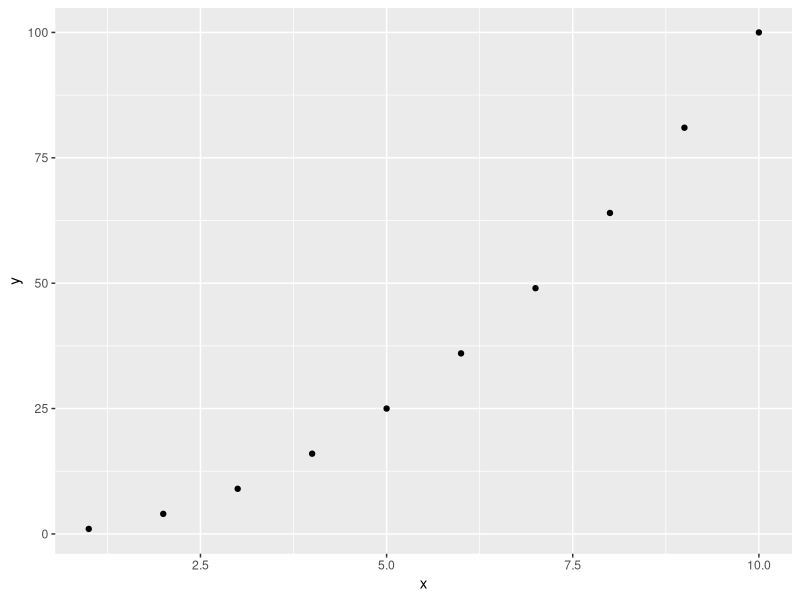
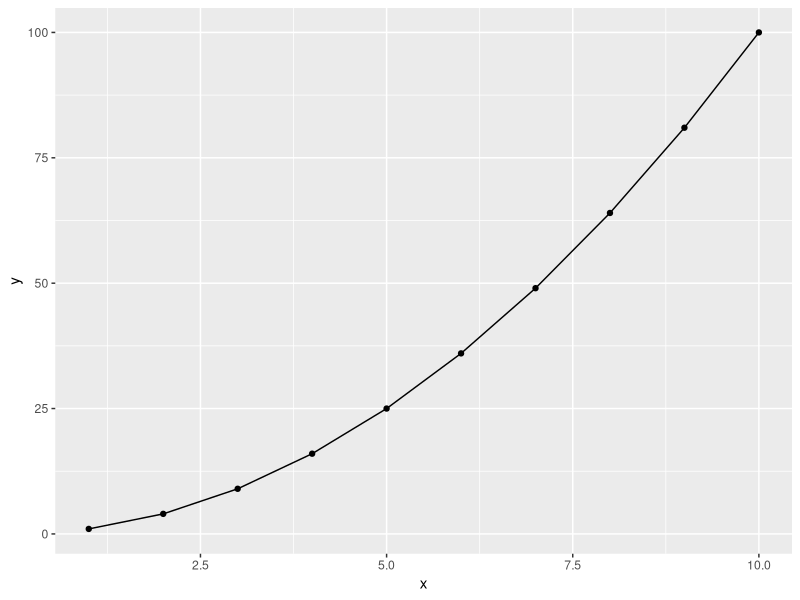
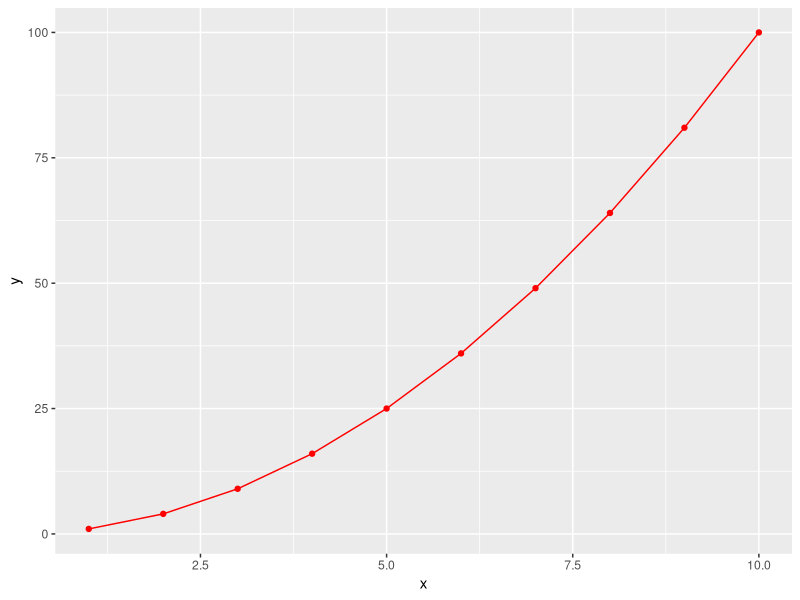
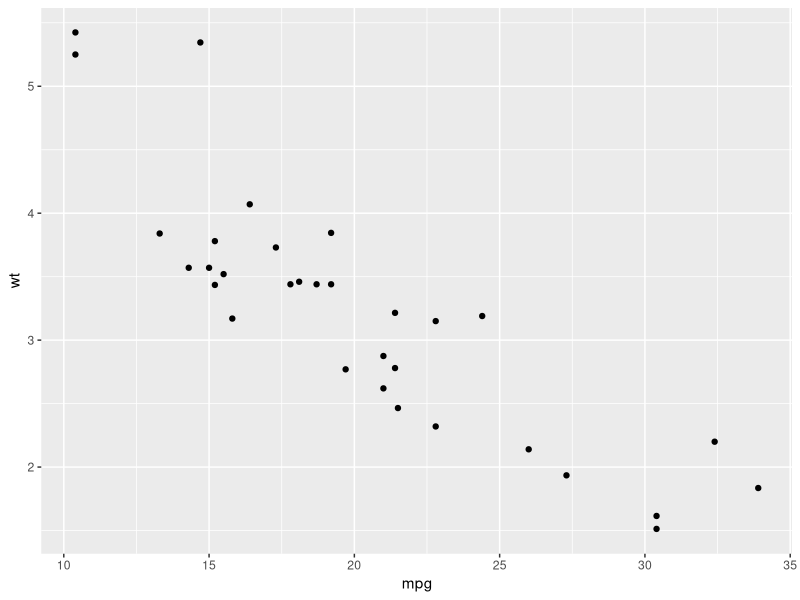
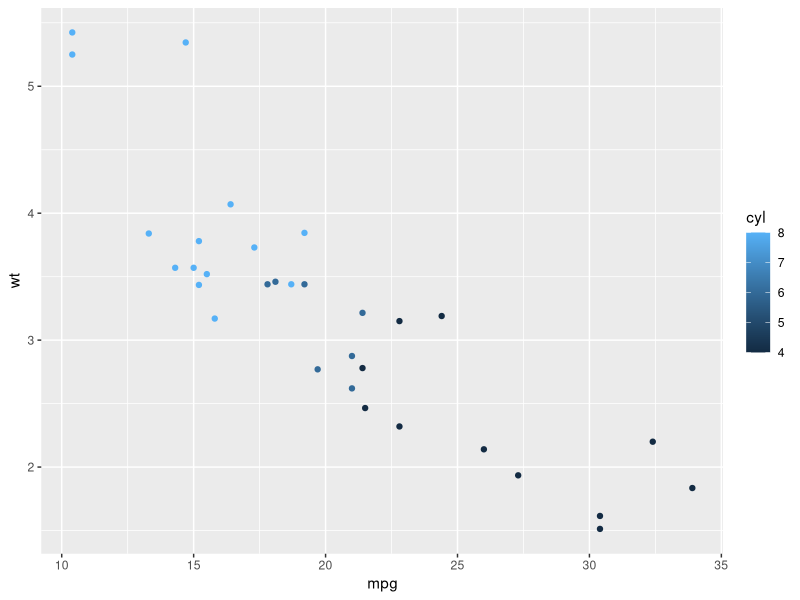
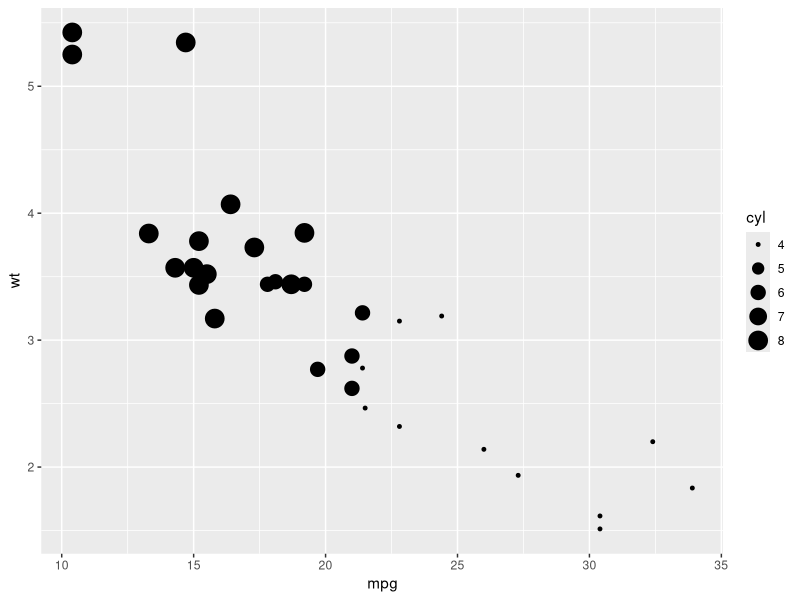
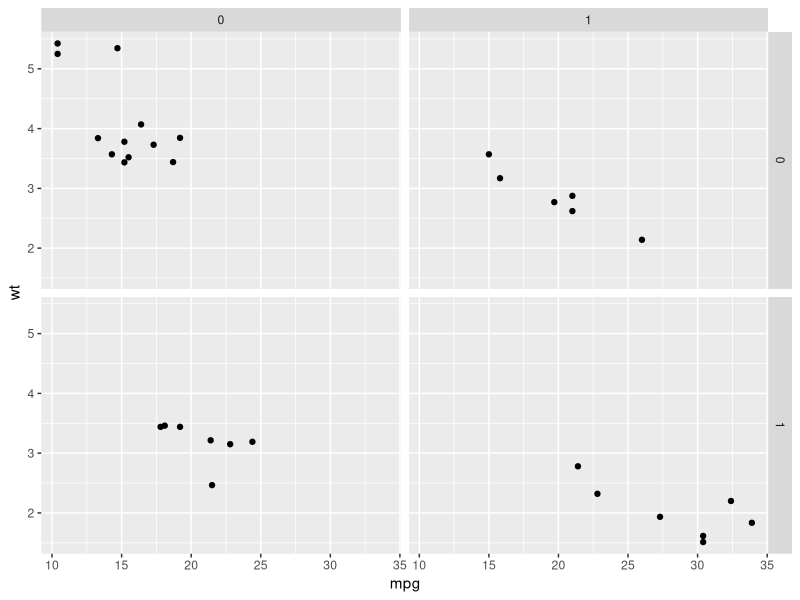
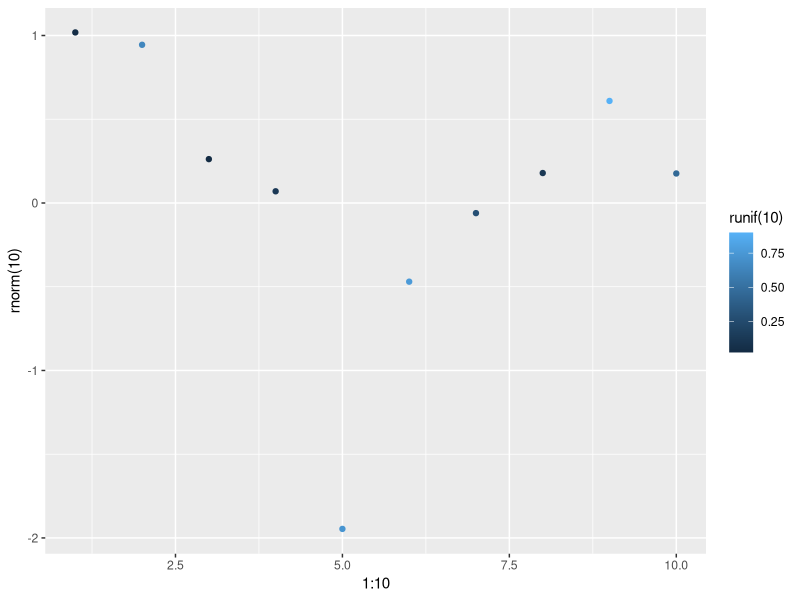

Write the R code that produced these figures, in order.
# scatter plot

x <- 1:10
y <- x^2

library( ggplot2 )

qplot( x, y )
 
qplot( x, y, geom=c("point", "line" ) )

qplot( x, y, geom=c( "point", "line" ), color=I( "Red" ) )

# plot mtcars datasets
# this is the time to 'harvest'
data("mtcars")
str(mtcars)

# Use data from data.frame
qplot(mpg, wt, data = mtcars)
qplot(mpg, wt, data = mtcars, colour = cyl)
qplot(mpg, wt, data = mtcars, size = cyl)
qplot(mpg, wt, data = mtcars, facets = vs ~ am)

qplot(1:10, rnorm(10), colour = runif(10))
qplot(1:10, letters[1:10])
mod <- lm(mpg ~ wt, data = mtcars)
qplot(resid(mod), fitted(mod))

f <- function() {
  a <- 1:10
  b <- a ^ 2
  qplot(a, b)
}
f()

# qplot will attempt to guess what geom you want depending on the input
# both x and y supplied = scatterplot
qplot(mpg, wt, data = mtcars)
# just x supplied = histogram
qplot(mpg, data = mtcars)
# just y supplied = scatterplot, with x = seq_along(y)
qplot(y = mpg, data = mtcars)

# Use different geoms
qplot(mpg, wt, data = mtcars, geom = "path")
qplot(factor(cyl), wt, data = mtcars, geom = c("boxplot", "jitter"))
qplot(mpg, data = mtcars, geom = "dotplot")
